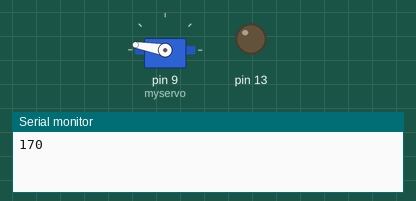
This sketch was run on a simulated Arduino Uno, built with avr-gcc and run on an emulated ATmega328P. Parts: servo, output pins drawn as LEDs (lit = HIGH), the last lines printed to the serial monitor.

Above: at 0.05 s.
At 4.0 s:
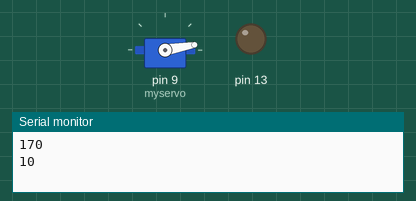
Timing chart, 0 to 5.2 s (numbered marks = the images above):
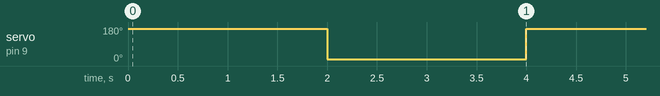

Measured:
- by itself, servo on pin 9 (myservo): alternates 170° for 2.0 s and 10° for 2.0 s

The sketch:

servo-swivel-quickly.ino
```cpp
//-*- C -*-

/*
 * Swivel servo quickly from bottom limit to top and back.
 */

#include <Servo.h>

Servo myservo;  // create servo object to control a servo
                // a maximum of eight servo objects can be created

const int LIMIT_BOTTOM = 10;
const int LIMIT_TOP = 170;

int degree = LIMIT_BOTTOM;

void setup() {
  myservo.attach(9);  // attaches the servo on pin 9 to the servo object
  myservo.write(degree);

  Serial.begin(9600);

  // initialize digital pin 13 as an output.
  pinMode(13, OUTPUT);
}

// void loop() {}

void loop() {
  switch (degree) {
    case LIMIT_BOTTOM:
      degree = LIMIT_TOP;
      break;
    case LIMIT_TOP:
      // no break
    default:
      degree = LIMIT_BOTTOM;
      break;
  }

  Serial.println(degree);
  myservo.write(degree);

  delay(2000);
}
```
